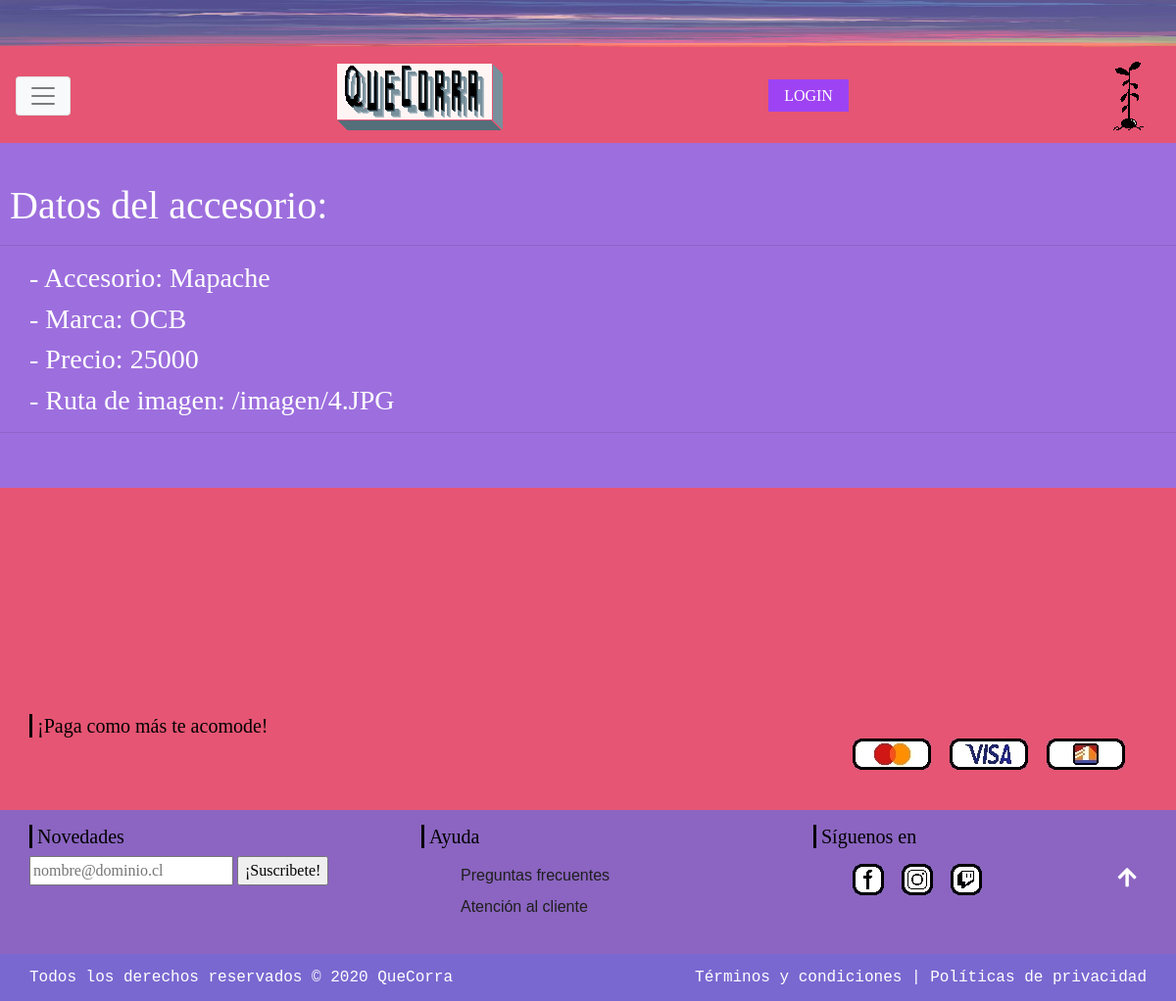
Page /catalogo/accesorio/4 on the committed database.
### catalogo/models.py (models this page shows, shortened)
class Accesorio(models.Model):
	nombre = models.CharField(max_length=200)
	marca = models.ForeignKey('Marca', on_delete=models.SET_NULL, null=True)
	precio = models.IntegerField(blank=True)
	imagen = models.ImageField(upload_to='imagen/', null=False)
	resumen = models.TextField(max_length=1000)
	categoria = models.ManyToManyField(Categoria)

class Marca(models.Model):
	nombreMar = models.CharField(max_length=100)
	id = models.UUIDField(primary_key=True, default=uuid.uuid4)
	class Meta:
		ordering = ['nombreMar']
	def __str__(self):
		return f'{self.nombreMar}'

### catalogo/views.py (the view)
# urls.py: path('accesorio/<int:pk>', views.AccesorioDetailView.as_view(), name='accesorio-detail'), #<str:pk>
class AccesorioDetailView(generic.DetailView):
    model = Accesorio

### catalogo/templates/catalogo/Accesorio_detail.html (shortened to what this page needs)
{% extends "base_generic.html" %}
{% block content %}
<div class="caja" style="color: white;">
    <h1 style="margin-left: 10px;">Datos del accesorio:</h1>
    <hr>
    <h3 style="margin-left: 30px;">- Accesorio: {{accesorio.nombre}}</h3>
    <h3 style="margin-left: 30px;">- Marca: {{accesorio.marca}}</h3>
    <h3 style="margin-left: 30px;">- Precio: {{accesorio.precio}}</h3>
    <h3 style="margin-left: 30px;">- Ruta de imagen: {{accesorio.imagen.url}}</h3>
    <hr>
</div>
<br>
<br>
<br>
<br>
<br>
<br>
<br>
<br>
<br>
{% endblock %}

### catalogo/static/css/EstInicio.css (style rules this page uses)
body { font-family: Verdana; }
html { scroll-behavior: smooth; }

### catalogo/static/css/EstAutocu.css (style rules this page uses)
body { font-family: Verdana; }
html { scroll-behavior: smooth; }

### catalogo/static/css/EstTiendaa.css (style rules this page uses)
body { font-family: Verdana; }
html { scroll-behavior: smooth; }

### catalogo/static/css/EstTermin.css (style rules this page uses)
body { font-family: Verdana; }
html { scroll-behavior: smooth; }

### catalogo/static/css/EstRegistro.css (style rules this page uses)
body { font-family: Verdana; }
html { scroll-behavior: smooth; }

### catalogo/static/css/EstQuien.css (style rules this page uses)
body { font-family: Verdana; }
html { scroll-behavior: smooth; }

### catalogo/static/css/EstEntradas.css (style rules this page uses)
body { font-family: Verdana; }
html { scroll-behavior: smooth; }

### catalogo/static/css/EstLogin.css (style rules this page uses)
.caja { background-color:#9D6FDE; color: black; padding-bottom: 40px; padding-top: 40px; }

### catalogo/static/css/styles.css (style rules this page uses)
body { font-family: Verdana; }
html { scroll-behavior: smooth; }

### catalogo/templates/base_generic.html (style rules this page uses)
body { background-color: #E65573; }

### rows in the picture
Accesorio: nombre "Mapache", marca "OCB", precio "25000", imagen "/imagen/4.JPG"
